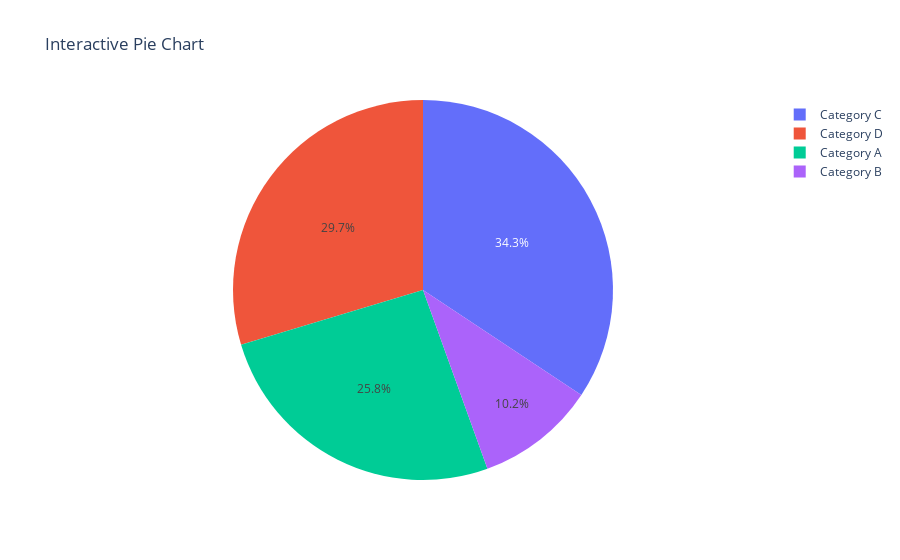

The code cell stored with this chart in its notebook:
### Markdown cell above
### 21 Using Plotly, create an interactive pie chart of randomly generated data, add labels and percentages, set the title as 'Interactive Pie Chart'

### Code cell
import plotly.express as px
import pandas as pd
import numpy as np

# Generate random data
np.random.seed(42)
categories = ['Category A', 'Category B', 'Category C', 'Category D']
values = np.random.randint(10, 100, size=len(categories))

# Create a DataFrame
df = pd.DataFrame({'Category': categories, 'Value': values})

# Create the pie chart
fig = px.pie(df, values='Value', names='Category', title='Interactive Pie Chart')

# Show the chart
fig.show()

### Figure 1 — Plotly figure (JSON) as saved in the notebook; plotly's stock layout.template omitted (floating-point values rounded to 4 significant figures)
{"data": [{"domain": {"x": [0, 1], "y": [0, 1]}, "hovertemplate": "Category=%{label}<br>Value=%{value}<extra></extra>", "labels": ["Category A", "Category B", "Category C", "Category D"], "legendgroup": "", "name": "", "showlegend": true, "type": "pie", "values": [61, 24, 81, 70]}], "layout": {"autosize": true, "legend": {"tracegroupgap": 0}, "title": {"text": "Interactive Pie Chart"}}}
